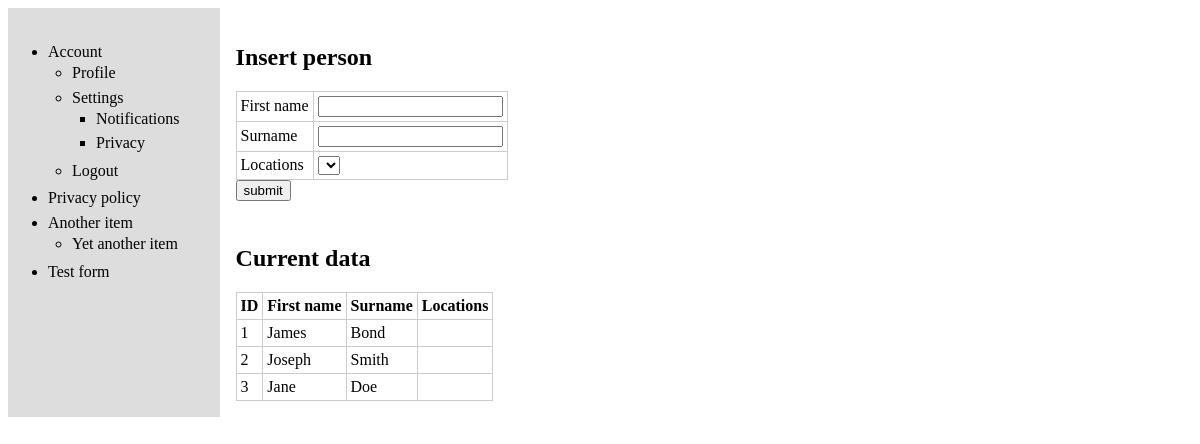
The page / on the database its author committed.
### tables this page shows
CREATE TABLE `menu` (
  `id` int(3) unsigned NOT NULL AUTO_INCREMENT,
  `name` varchar(30) NOT NULL,
  `childOfId` int(3) unsigned DEFAULT NULL,
  `sortOrder` int(3) unsigned NOT NULL,
  PRIMARY KEY (`id`),
  UNIQUE KEY `name_childOfId` (`name`,`childOfId`),
  KEY `sortOrder` (`sortOrder`)
);

CREATE TABLE `person` (
  `id` int(3) unsigned NOT NULL AUTO_INCREMENT,
  `firstname` varchar(30) NOT NULL,
  `surname` varchar(30) NOT NULL,
  PRIMARY KEY (`id`)
);

### public/index.php (called while the page is built)
<?php
include('../src/index.php');
?>

### classes/Database.php (called while the page is built, shortened)
<?php
class Database{
   private  string $hostname = 'localhost';
   private  string $username = 'visma';
   private ?string $password = 'secret';
   private  string $database = 'visma';
   public function __construct(){
      $this->connection = new mysqli(
         $this->hostname,
         $this->username,
         $this->password,
         $this->database
      );
   }
}
?>

### classes/Menu.php (the view)
<?php
require_once(__DIR__.'/Database.php');
class Menu extends Database{
   public ?array  $menuItems = array();
   public ?string $html = null;
   public function getMenuItems(){
      $result = $this->connection->query("
         SELECT
            `id`,
            `name`,
            `childOfId`,
            `sortOrder`
         FROM `menu`
         ORDER BY `childOfId` ASC, `sortOrder` ASC
      ");
      while($r = $result->fetch_assoc()){
         $this->menuItems[(int)$r['childOfId']][] = array(
            'id' => (int)$r['id'],
            'name' => (string)$r['name'],
            'sortOrder' => (int)$r['sortOrder']
         );
      }
   }
   public function createHtml(){
      $this->html = $this->recurseItems();
   }
   private function recurseItems($parent = 0){
      if (!isset($this->menuItems[$parent])){
         return null;
      }
      $html = '<ul>';
      foreach($this->menuItems[$parent] as $item){
         $html .= '<li>'.$item['name']
            .($this->recurseItems($item['id'])).
         '</li>';
      }
      $html .= '</ul>';
      return $html;
   }
   public function render(){
      return $this->html;
   }
}
?>

### src/index.php (shortened to what this page needs)
<?php
require_once(__DIR__.'/../classes/Menu.php');
require_once(__DIR__.'/../classes/Form.php');
require_once(__DIR__.'/../classes/People.php');
$menu = new Menu;
$menu->getMenuItems();
$menu->createHtml();
$form = new Form('/submit.php', 'post');
$form->addElement('First name', 'firstName');
$form->addElement('Surname',    'surname');
$form->addElement('Locations',  'location[]', 'select');
$people = new People;
echo'
<!DOCTYPE html>
<html lang="en">
   <head>
      <meta charset="UTF-8" />
      <title>Developer Programming Test</title>
      <link rel="stylesheet" href="/style.css" />
      <link rel="icon" />
   </head>
   <body>
      <div id="app">
         <div id="menu">
            '.$menu->render().'
         </div>
         <div id="content">
            <h2>Insert person</h2>
            '.$form->render().'
            <div id="errorList" class="error">
            </div>
            <h2>Current data</h2>
            <div id="peopleList">
               '.$people->list().'
            </div>
         </div>
      </div>
      <script type="text/javascript" src="/custom.js"></script>
   </body>
</html>
';
?>

### classes/Form.php
<?php
require_once(__DIR__.'/Database.php');
class Form {
   private ?string $action;
   private  string $method;
   private  array  $elements = array();
   public function __construct($action = null, $method = 'get'){
      $this->action = $action;
      $this->method = $method;
   }
   public function addElement($label, $name, $type='text'){
      $this->elements[] = array(
         'label'=>$label,
         'name' =>$name,
         'type' =>$type
      );
   }
   private function renderInput($element){
      return '
         <tr>
            <td>'.$element['label'].'</td>
            <td><input
               name="'.$element['name'].'"
               type="'.$element['type'].'"
            /></td>
         </tr>
      ';
   }
   private function renderSelect($element, $options){
      return '
         <tr>
            <td>'.$element['label'].'</td>
            <td>
               <select name="'.$element['name'].'">
                  <option></option>
               </select>
            </td>
         </tr>
      ';
   }
   private function renderSubmitButton(){
      return '<input type="submit" value="submit" name="submit" />';
   }
   public function render(){
      $html = '<form
         action="'.$this->action.'"
         method="'.$this->method.'"
         onsubmit="send(event,this)"
      >';
         $html .= '<table>';
            foreach($this->elements as $element){
               if ($element['type']=='text'){
                  $html .= $this->renderInput($element);
               }
               else if ($element['type']=='select'){
                  $html .= $this->renderSelect($element, '');
               }
            }
         $html .= '</table>';
         $html .= $this->renderSubmitButton();
      $html .= '</form>';
      return $html;
   }
}
?>

### classes/People.php (shortened to what this page needs)
<?php
require_once(__DIR__.'/Database.php');
class People extends Database{
   private array $people;
   public function __construct(){
      $result = $this->connection->query("
         SELECT
            `id`,
            `firstname`,
            `surname`
         FROM `person`
         ORDER BY `id` ASC
      ");
      while($r = $result->fetch_assoc()){
         $this->people[(int)$r['id']] = array(
            'firstname' => (string)$r['firstname'],
            'surname' => (string)$r['surname']
         );
      }
   }
   public function list(){
      $html = '<table>';
      $html .= '<thead>
         <tr>
            <th>ID</th>
            <th>First name</th>
            <th>Surname</th>
            <th>Locations</th>
         </tr>
      </thead>';
         foreach($this->people as $id=>$attrs){
            $html .= '
               <tr>
                  <td>'.$id.'</td>
                  <td>'.$attrs['firstname'].'</td>
                  <td>'.$attrs['surname'].'</td>
                  <td></td>
               </tr>
            ';
         }
      $html .= '</table>';
      return $html;
   }
}
?>

### public/style.css (style rules this page uses)
#app { display: flex; }
#menu, #content { flex-direction: row; flex-wrap: nowrap; justify-content: flex-start; align-items: stretch; align-content: stretch; padding: 1em; }
#menu { background-color: #ddd; }
table { border-collapse: collapse; }
table td, table th { border: 1px solid #ccc; padding: 0.25em; text-align: left; }
div.error { margin: 1em 0; padding: 0.25em; color: red; }
ul { padding: 0 0.5em 0 1.5em; }
ul li { padding: 0.2em 0; }

### rows shown on the page
menu: name "Account"
menu: name "Profile"
menu: name "Settings"
menu: name "Notifications"
menu: name "Privacy"
menu: name "Logout"
menu: name "Privacy policy"
menu: name "Another item"
menu: name "Yet another item"
menu: name "Test form"
person: id "1", firstname "James", surname "Bond"
person: id "2", firstname "Joseph", surname "Smith"
person: id "3", firstname "Jane", surname "Doe"

### other values the page prints
$element['label'] "First name"
$element['label'] "Surname"
$element['label'] "Locations"
